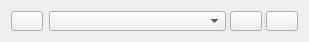
<?xml version="1.0" encoding="UTF-8"?>
<ui version="4.0">
 <class>DsgRasterInfoTool</class>
 <widget class="QWidget" name="DsgRasterInfoTool">
  <property name="geometry">
   <rect>
    <x>0</x>
    <y>0</y>
    <width>309</width>
    <height>42</height>
   </rect>
  </property>
  <property name="sizePolicy">
   <sizepolicy hsizetype="Preferred" vsizetype="MinimumExpanding">
    <horstretch>0</horstretch>
    <verstretch>0</verstretch>
   </sizepolicy>
  </property>
  <property name="minimumSize">
   <size>
    <width>0</width>
    <height>20</height>
   </size>
  </property>
  <property name="maximumSize">
   <size>
    <width>468</width>
    <height>50</height>
   </size>
  </property>
  <property name="windowTitle">
   <string>Form</string>
  </property>
  <property name="toolTip">
   <string/>
  </property>
  <layout class="QGridLayout" name="gridLayout">
   <item row="0" column="0">
    <widget class="QPushButton" name="rasterInfoPushButton">
     <property name="sizePolicy">
      <sizepolicy hsizetype="Fixed" vsizetype="Fixed">
       <horstretch>0</horstretch>
       <verstretch>0</verstretch>
      </sizepolicy>
     </property>
     <property name="minimumSize">
      <size>
       <width>32</width>
       <height>20</height>
      </size>
     </property>
     <property name="maximumSize">
      <size>
       <width>24</width>
       <height>24</height>
      </size>
     </property>
     <property name="toolTip">
      <string>Raster Info Tool</string>
     </property>
     <property name="text">
      <string/>
     </property>
     <property name="icon">
      <iconset resource="../../../../resources.qrc">
       <normaloff>:/plugins/DsgTools/icons/rasterToolTip.png</normaloff>:/plugins/DsgTools/icons/rasterToolTip.png</iconset>
     </property>
     <property name="iconSize">
      <size>
       <width>16</width>
       <height>16</height>
      </size>
     </property>
     <property name="checkable">
      <bool>true</bool>
     </property>
    </widget>
   </item>
   <item row="0" column="1">
    <widget class="QSplitter" name="splitter">
     <property name="orientation">
      <enum>Qt::Horizontal</enum>
     </property>
     <widget class="QgsMapLayerComboBox" name="rasterComboBox">
      <property name="sizePolicy">
       <sizepolicy hsizetype="MinimumExpanding" vsizetype="Fixed">
        <horstretch>0</horstretch>
        <verstretch>0</verstretch>
       </sizepolicy>
      </property>
      <property name="minimumSize">
       <size>
        <width>0</width>
        <height>20</height>
       </size>
      </property>
      <property name="maximumSize">
       <size>
        <width>16777215</width>
        <height>32</height>
       </size>
      </property>
     </widget>
     <widget class="QPushButton" name="bandTooltipButton">
      <property name="sizePolicy">
       <sizepolicy hsizetype="Fixed" vsizetype="Fixed">
        <horstretch>0</horstretch>
        <verstretch>0</verstretch>
       </sizepolicy>
      </property>
      <property name="minimumSize">
       <size>
        <width>32</width>
        <height>20</height>
       </size>
      </property>
      <property name="maximumSize">
       <size>
        <width>24</width>
        <height>24</height>
       </size>
      </property>
      <property name="toolTip">
       <string/>
      </property>
      <property name="text">
       <string/>
      </property>
      <property name="icon">
       <iconset resource="../../../../resources.qrc">
        <normaloff>:/plugins/DsgTools/icons/band_tooltip.png</normaloff>:/plugins/DsgTools/icons/band_tooltip.png</iconset>
      </property>
      <property name="iconSize">
       <size>
        <width>16</width>
        <height>16</height>
       </size>
      </property>
      <property name="checkable">
       <bool>true</bool>
      </property>
     </widget>
     <widget class="QPushButton" name="dynamicHistogramButton">
      <property name="sizePolicy">
       <sizepolicy hsizetype="Fixed" vsizetype="Fixed">
        <horstretch>0</horstretch>
        <verstretch>0</verstretch>
       </sizepolicy>
      </property>
      <property name="minimumSize">
       <size>
        <width>32</width>
        <height>20</height>
       </size>
      </property>
      <property name="maximumSize">
       <size>
        <width>24</width>
        <height>24</height>
       </size>
      </property>
      <property name="toolTip">
       <string/>
      </property>
      <property name="text">
       <string/>
      </property>
      <property name="icon">
       <iconset resource="../../../../resources.qrc">
        <normaloff>:/plugins/DsgTools/icons/dynamic_histogram_viewer.png</normaloff>:/plugins/DsgTools/icons/dynamic_histogram_viewer.png</iconset>
      </property>
      <property name="iconSize">
       <size>
        <width>16</width>
        <height>16</height>
       </size>
      </property>
      <property name="checkable">
       <bool>true</bool>
      </property>
     </widget>
    </widget>
   </item>
  </layout>
 </widget>
 <customwidgets>
  <customwidget>
   <class>QgsMapLayerComboBox</class>
   <extends>QComboBox</extends>
   <header>qgsmaplayercombobox.h</header>
  </customwidget>
 </customwidgets>
 <resources>
  <include location="../../../../resources.qrc"/>
 </resources>
 <connections/>
</ui>
